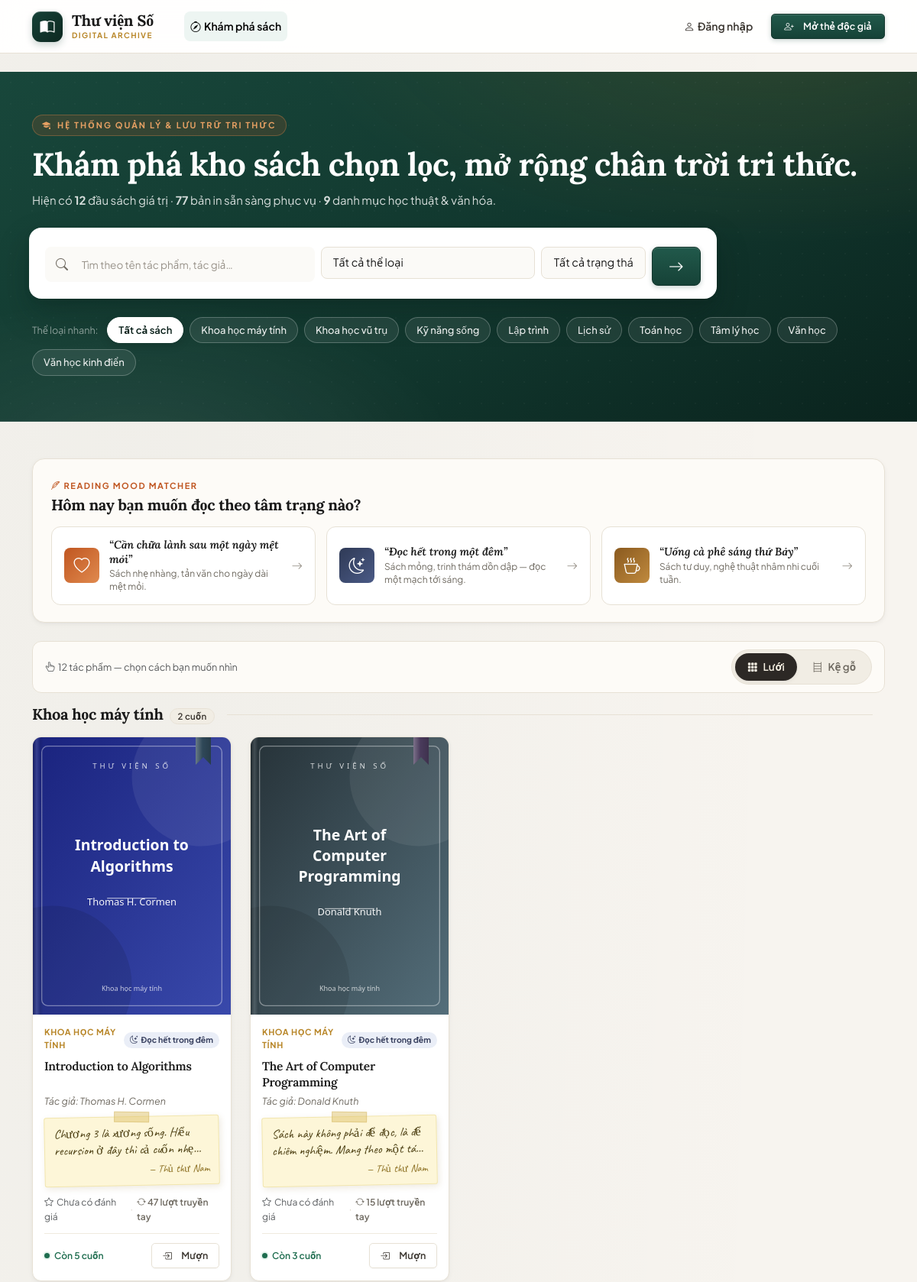
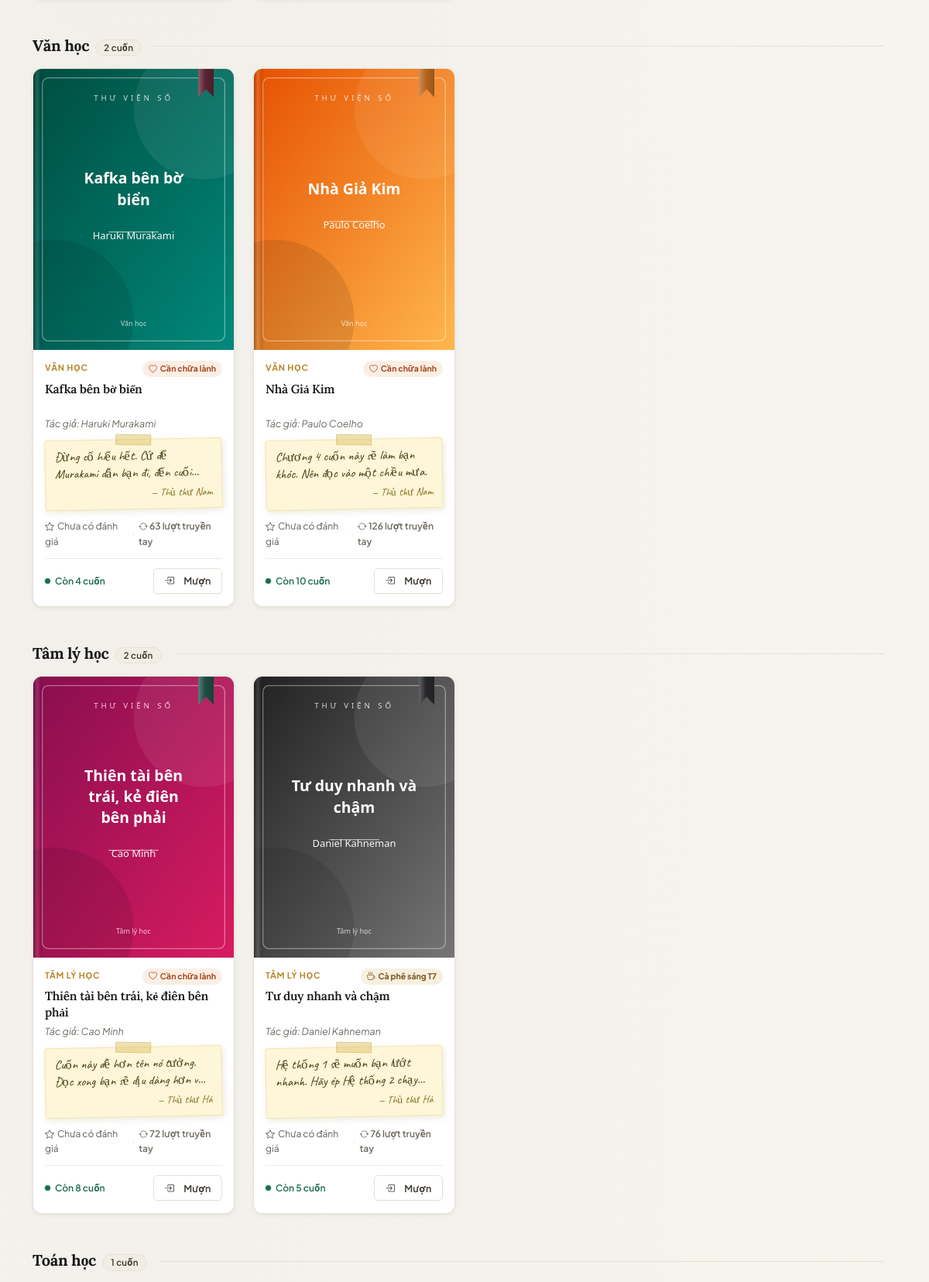
The page / (upper part) on the database its author committed (2 pictures, top to bottom).
### models.py (models this page shows, shortened)
class Category(db.Model):
    __tablename__ = 'categories'
    id = db.Column(db.Integer, primary_key=True)
    name = db.Column(db.String(100), unique=True, nullable=False)
    books = db.relationship('Book', back_populates='category')

class Book(db.Model):
    __tablename__ = 'books'
    id = db.Column(db.Integer, primary_key=True)
    title = db.Column(db.String(200), nullable=False, index=True)
    author = db.Column(db.String(150), nullable=False, index=True)
    description = db.Column(db.Text, nullable=False, default='')
    quantity = db.Column(db.Integer, nullable=False, default=0)
    cover_url = db.Column(db.String(300), nullable=True)
    category_id = db.Column(db.Integer, db.ForeignKey('categories.id'), nullable=True)
    created_at = db.Column(db.DateTime, default=now, nullable=False)
    mood = db.Column(db.String(30), nullable=True, index=True)
    pages = db.Column(db.Integer, nullable=True, default=0)
    condition_note = db.Column(db.String(300), nullable=True, default='')
    times_borrowed = db.Column(db.Integer, nullable=False, default=0)
    librarian_note = db.Column(db.String(400), nullable=True, default='')
    librarian_note_by = db.Column(db.String(80), nullable=True, default='')
    spine_color = db.Column(db.String(9), nullable=True, default='')
    category = db.relationship('Category', back_populates='books')
    borrow_requests = db.relationship('BorrowRequest', backref='book', lazy='dynamic')
    reviews = db.relationship('Review', backref='book', lazy='dynamic')
    @property
    def borrowed_count(self):
        return BorrowRequest.query.filter(
            BorrowRequest.book_id == self.id,
            BorrowRequest.status.in_(ACTIVE_BORROW_STATUSES),
        ).count()
    @property
    def available(self):
        return max(0, self.quantity - self.borrowed_count)
    @property
    def in_stock(self):
        return self.available > 0
    @property
    def average_rating(self):
        row = (
            db.session.query(func.avg(Review.rating), func.count(Review.id))
            .filter(Review.book_id == self.id)
            .one()
        )
        avg = round(float(row[0]), 1) if row[0] is not None else 0.0
        return avg, int(row[1] or 0)
    @property
    def cover(self):
        if self.cover_url:
            return self.cover_url
        if has_request_context():
            return url_for('static', filename='covers/default.svg')
        return '/static/covers/default.svg'

### user.py (the view, shortened to what this page needs)
@user_bp.route('/')
def home():
    q = request.args.get('q', '').strip()
    category_id = request.args.get('category', type=int)
    status = request.args.get('status', '')
    if status not in ('in', 'out'):
        status = ''
    mood = request.args.get('mood', '').strip()
    if mood not in MOODS:
        mood = ''
    view = request.args.get('view', '').strip()
    if view not in ('shelf', 'grid'):
        view = 'grid'
    query = Book.query
    if q:
        like = f'%{q}%'
        query = query.filter(or_(Book.title.ilike(like), Book.author.ilike(like)))
    if category_id:
        query = query.filter(Book.category_id == category_id)
    if mood:
        query = query.filter(Book.mood == mood)
    books = query.order_by(Book.title).all()
    if status == 'in':
        books = [b for b in books if b.in_stock]
    elif status == 'out':
        books = [b for b in books if not b.in_stock]
    categories = Category.query.order_by(Category.name).all()
    filtering = bool(q or category_id or status or mood)
    grouped = None
    if not filtering:
        buckets = {}
        for book in books:
            key = book.category.name if book.category else 'Chưa phân loại'
            buckets.setdefault(key, []).append(book)
        grouped = sorted(buckets.items(), key=lambda kv: len(kv[1]), reverse=True)
    stats = {
        'total_books': Book.query.count(),
        'total_copies': db.session.query(db.func.sum(Book.quantity)).scalar() or 0,
        'total_categories': len(categories),
    }
    active_statuses = {}
    return render_template(
        'user/index.html',
        books=books,
        grouped=grouped,
        categories=categories,
        q=q,
        category_id=category_id,
        status=status,
        mood=mood,
        moods=MOODS,
        view=view,
        active_statuses=active_statuses,
        filtering=filtering,
        stats=stats,
    )

### templates/user/index.html (shortened to what this page needs)
{% extends 'base.html' %}
{% block content %}
{% if not filtering %}
<section class="hero mb-5">
  <div class="container hero-content">
    <span class="hero-eyebrow">
      <i class="bi bi-mortarboard-fill"></i>
      Hệ thống quản lý &amp; Lưu trữ tri thức
    </span>
    <h1>
      {% if current_user.is_authenticated %}
        Chào mừng trở lại, {{ current_user.username }}.
      {% else %}
        Khám phá kho sách chọn lọc, mở rộng chân trời tri thức.
      {% endif %}
    </h1>
    <p class="lede">
      Hiện có <strong>{{ stats.total_books }}</strong> đầu sách giá trị ·
      <strong>{{ stats.total_copies }}</strong> bản in sẵn sàng phục vụ ·
      <strong>{{ stats.total_categories }}</strong> danh mục học thuật &amp; văn hóa.
    </p>
    <form class="row g-2 mt-4 search-card" method="get" action="{{ url_for('user.home') }}">
      <div class="col-12 col-md-5">
        <div class="input-container">
          <input type="search" name="q" class="form-control form-control-lg border-0 shadow-none ps-5"
                 placeholder="Tìm theo tên tác phẩm, tác giả…" value="{{ q }}">
        </div>
      </div>
      <div class="col-7 col-md-4">
        <select name="category" class="form-select form-select-lg" aria-label="Lọc theo thể loại">
          <option value="">Tất cả thể loại</option>
        </select>
      </div>
      <div class="col-5 col-md-2">
        <select name="status" class="form-select form-select-lg" aria-label="Tình trạng mượn">
          <option value="">Tất cả trạng thái</option>
        </select>
      </div>
      <div class="col-12 col-md-1">
        <button type="submit" class="btn btn-primary w-100 h-100" title="Tìm kiếm">
          <i class="bi bi-arrow-right fs-5"></i>
        </button>
      </div>
    </form>
    <div class="d-flex flex-wrap align-items-center gap-2 mt-4">
      <span class="small text-white-50 me-1">Thể loại nhanh:</span>
      <a class="chip {{ 'active' if not category_id }}" href="{{ url_for('user.home') }}">Tất cả sách</a>
      {% for c in categories %}
      <a class="chip {{ 'active' if c.id == category_id }}"
         href="{{ url_for('user.home', category=c.id) }}">{{ c.name }}</a>
      {% endfor %}
    </div>
  </div>
</section>
{% endif %}
<section class="mood-matcher mb-4">
  <div class="d-flex flex-wrap align-items-end justify-content-between gap-2 mb-3">
    <div>
      <span class="mood-kicker"><i class="bi bi-feather me-1"></i>Reading Mood Matcher</span>
      <h2 class="section-title mb-0">Hôm nay bạn muốn đọc theo tâm trạng nào?</h2>
    </div>
  </div>
  <div class="mood-grid">
    {% for key, m in moods.items() %}
    <a class="mood-card {{ 'active' if mood == key }}"
       href="{{ url_for('user.home', mood=(None if mood == key else key), q=q or None, category=category_id) }}">
      <span class="mood-ic mood-ic-{{ key }}"><i class="bi {{ m.icon }}"></i></span>
      <span class="mood-body">
        <span class="mood-phrase">“{{ m.phrase }}”</span>
        <span class="mood-desc">{{ m.desc }}</span>
      </span>
      <i class="bi bi-arrow-right mood-arrow"></i>
    </a>
    {% endfor %}
  </div>
</section>
{% if books %}
<div class="view-toolbar mb-3">
  <div class="view-hint small text-muted">
    <i class="bi bi-hand-index-thumb me-1"></i>{{ books|length }} tác phẩm — chọn cách bạn muốn nhìn
  </div>
  <div class="view-switch" role="group" aria-label="Kiểu hiển thị sách">
    <button type="button" class="view-btn {{ 'active' if view != 'shelf' }}" data-view="grid"
            title="Dạng lưới thẻ">
      <i class="bi bi-grid-3x3-gap-fill"></i><span>Lưới</span>
    </button>
    <button type="button" class="view-btn {{ 'active' if view == 'shelf' }}" data-view="shelf"
            title="Dạng kệ sách gỗ 3D">
      <i class="bi bi-bookshelf"></i><span>Kệ gỗ</span>
    </button>
  </div>
</div>
{% endif %}
{% if books %}
  <div id="view-grid" class="books-view {{ 'is-hidden' if view == 'shelf' }}">
  {% if filtering %}
  <div class="row row-cols-2 row-cols-sm-3 row-cols-lg-4 g-4">
    {% for book in books %}
    {% include 'partials/book_card.html' %}
    {% endfor %}
  </div>
  {% elif grouped %}
  {% for cat_name, items in grouped %}
  <section class="mb-5">
    <div class="d-flex align-items-center justify-content-between mb-3">
      <div class="d-flex align-items-baseline gap-2">
        <h2 class="section-title mb-0">{{ cat_name }}</h2>
        <span class="badge bg-secondary">{{ items | length }} cuốn</span>
      </div>
      <div class="flex-grow-1 mx-3" style="border-top: 1px solid var(--line);"></div>
    </div>
    <div class="row row-cols-2 row-cols-sm-3 row-cols-lg-4 g-4">
      {% for book in items %}
      {% include 'partials/book_card.html' %}
      {% endfor %}
    </div>
  </section>
  {% endfor %}
  {% endif %}
  </div>
{% endif %}
{% endblock %}

### templates/partials/book_card.html (shortened to what this page needs)
<div class="col">
  <article class="book-card h-100 mood-{{ book.mood or 'none' }}">
    <span class="book-ribbon" style="--ribbon: {{ book.spine_color or '#b88628' }}" aria-hidden="true"></span>
    <a href="{{ url_for('user.book_detail', book_id=book.id) }}" class="book-cover-wrap">
      <img src="{{ book.cover }}" alt="{{ book.title }}" class="book-cover" loading="lazy">
    </a>
    <div class="book-card-body">
      <div class="book-card-topline">
        {% if book.category %}
        <div class="book-category-tag">{{ book.category.name }}</div>
        {% endif %}
        {% if book.mood and moods is defined and book.mood in moods %}
        <span class="mood-tag mood-tag-{{ book.mood }}" title="{{ moods[book.mood].phrase }}">
          <i class="bi {{ moods[book.mood].icon }}"></i>{{ moods[book.mood].label }}
        </span>
        {% endif %}
      </div>
      <h3 class="book-title">
        <a href="{{ url_for('user.book_detail', book_id=book.id) }}">{{ book.title }}</a>
      </h3>
      <p class="book-author">Tác giả: {{ book.author }}</p>
      {% if book.librarian_note %}
      <blockquote class="librarian-note" title="{{ book.librarian_note }}">
        <p>{{ book.librarian_note }}</p>
        <cite>— {{ book.librarian_note_by or 'Thủ thư' }}</cite>
      </blockquote>
      {% endif %}
      {% set avg_rating, rating_count = book.average_rating %}
      <div class="book-meta">
        {% if rating_count %}
        <span class="star-gold"><i class="bi bi-star-fill"></i></span>
        <b class="text-dark">{{ avg_rating }}</b>
        <span>({{ rating_count }} nhận xét)</span>
        {% else %}
        <span class="text-muted"><i class="bi bi-star me-1"></i>Chưa có đánh giá</span>
        {% endif %}
        {% if book.times_borrowed %}
        <span class="meta-dot">·</span>
        <span class="hand-trace" title="Cuốn sách này đã qua tay nhiều người đọc">
          <i class="bi bi-arrow-repeat"></i> {{ book.times_borrowed }} lượt truyền tay
        </span>
        {% endif %}
      </div>
      <div class="book-foot">
        <span class="stock {{ 'stock-ok' if book.in_stock else 'stock-out' }}">
          <span class="dot"></span>
          {{ 'Còn ' ~ book.available ~ ' cuốn' if book.in_stock else 'Tạm hết bản' }}
        </span>
        {% set my_status = active_statuses.get(book.id) if active_statuses is defined else none %}
        {% if my_status %}
          {% if my_status == 'pending' %}
          <span class="badge text-bg-warning" title="Bạn đang chờ thủ thư duyệt">
            <i class="bi bi-hourglass-split me-1"></i>Đang chờ
          </span>
          {% elif my_status == 'return_pending' %}
          <span class="badge text-bg-info" title="Đang chờ thủ thư nhận sách trả">
            <i class="bi bi-arrow-return-left me-1"></i>Chờ trả
          </span>
          {% else %}
          <span class="badge text-bg-success" title="Bạn đang mượn cuốn này">
            <i class="bi bi-book-check me-1"></i>Đang mượn
          </span>
          {% endif %}
        {% else %}
        <a href="{{ url_for('auth.login', next=request.full_path) }}" class="btn btn-sm btn-outline-secondary"
           title="Đăng nhập để mượn hoặc xếp hàng">
          <i class="bi bi-box-arrow-in-right me-1"></i>Mượn
        </a>
        {% endif %}
      </div>
    </div>
  </article>
</div>

### rows shown on the page
Category: name "Khoa học máy tính", items "2"
Category: name "Khoa học vũ trụ"
Category: name "Kỹ năng sống"
Category: name "Lập trình"
Category: name "Lịch sử"
Category: name "Toán học", items "1"
Category: name "Tâm lý học", items "2"
Category: name "Văn học", items "2"
Category: name "Văn học kinh điển"
Book: cover (picture), category.name "KHOA HỌC MÁY TÍNH", mood "Đọc hết trong đêm", title "Introduction to Algorithms", author "Thomas H. Cormen", librarian_note "Chương 3 là xương sống. Hiểu recursion ở đây thì cả cuốn…", librarian_note_by "Thủ thư Nam", times_borrowed "47", quantity "Còn 5 cuốn"
Book: cover (picture), category.name "KHOA HỌC MÁY TÍNH", mood "Đọc hết trong đêm", title "The Art of Computer Programming", author "Donald Knuth", librarian_note "Sách này không phải để đọc, là để chiêm nghiệm. Mang theo một…", librarian_note_by "Thủ thư Nam", times_borrowed "15", quantity+id "Còn 3 cuốn"
Book: cover (picture), category.name "VĂN HỌC", mood "Cần chữa lành", title "Kafka bên bờ biển", author "Haruki Murakami", librarian_note "Đừng cố hiểu hết. Cứ để Murakami dẫn bạn đi, đến…", librarian_note_by "Thủ thư Nam", times_borrowed "63", quantity "Còn 4 cuốn"
Book: cover (picture), category.name "VĂN HỌC", mood "Cần chữa lành", title "Nhà Giả Kim", author "Paulo Coelho", librarian_note "Chương 4 cuốn này sẽ làm bạn khóc. Nên đọc vào một chiều mưa.", librarian_note_by "Thủ thư Nam", times_borrowed "126", quantity "Còn 10 cuốn"
Book: cover (picture), category.name "TÂM LÝ HỌC", mood "Cần chữa lành", title "Thiên tài bên trái, kẻ điên bên phải", author "Cao Minh", librarian_note "Cuốn này dễ hơn tên nó tưởng. Đọc xong bạn sẽ dịu dàng hơn…", librarian_note_by "Thủ thư Hà", times_borrowed "72", quantity "Còn 8 cuốn"
Book: cover (picture), category.name "TÂM LÝ HỌC", mood "Cà phê sáng T7", title "Tư duy nhanh và chậm", author "Daniel Kahneman", librarian_note "Hệ thống 1 sẽ muốn bạn lướt nhanh. Hãy ép Hệ thống 2…", librarian_note_by "Thủ thư Hà", times_borrowed "76", quantity "Còn 5 cuốn"

### other values the page prints
{{ stats.total_books }} "12"
{{ stats.total_copies }} "77"
{{ stats.total_categories }} "9"
{{ m.phrase }} "Cần chữa lành sau một ngày mệt mỏi" "Đọc hết trong một đêm" "Uống cà phê sáng thứ Bảy"
{{ m.desc }} "Sách nhẹ nhàng, tản văn cho ngày dài mệt mỏi." "Sách mỏng, trinh thám dồn dập — đọc một mạch tới sáng." "Sách tư duy, nghệ thuật nhâm nhi cuối tuần."
{{ books|length }} "12"
